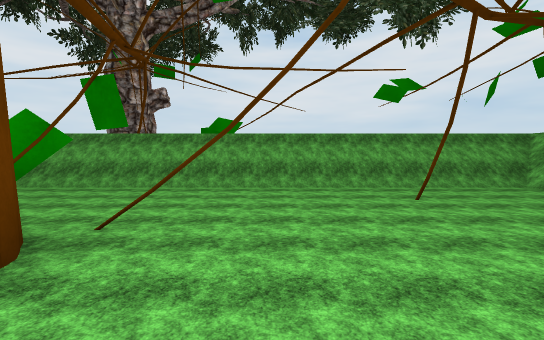
view 1 (above)

14 first-person views from a walk through a Unity game level. The camera is 1.5 m above the floor, tilts 4° down and sees 90° across. The floor is counted in squares, 2.22 m on a side. Each view is taken from the middle of a square. On the plan, view 1 faces up. The plan holds only what a view shows up to about 9 squares ahead; the rest is blank. The place goes on beyond the plan. The player is left out. Some animated figures are not drawn. Some surface patterns are stand-ins.

view 2
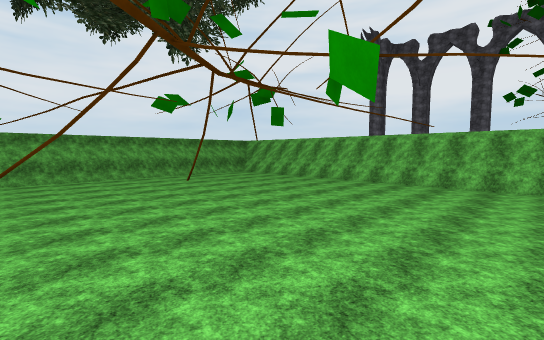

view 3
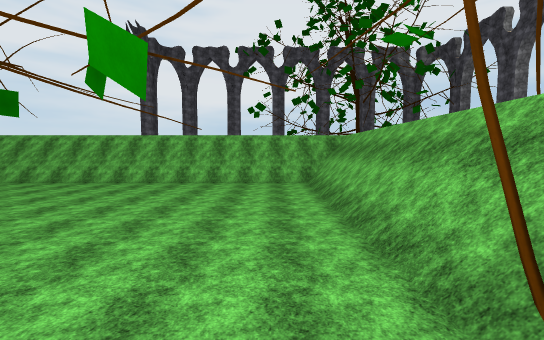

view 4
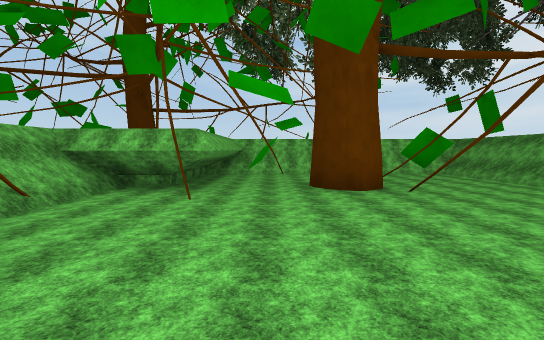

view 5
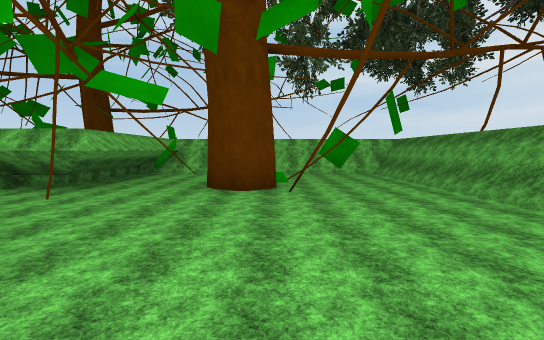

view 6
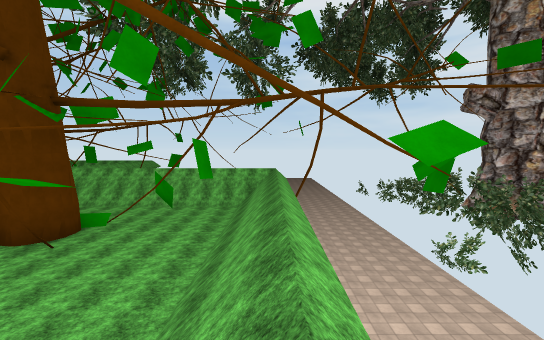

view 7
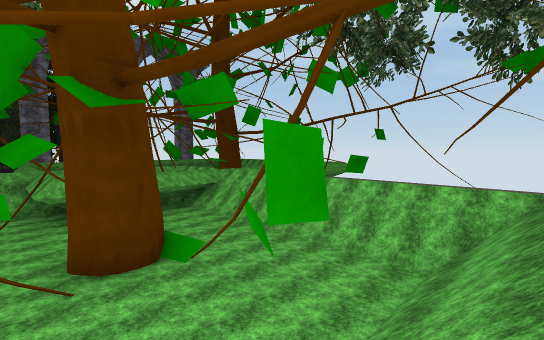

view 8
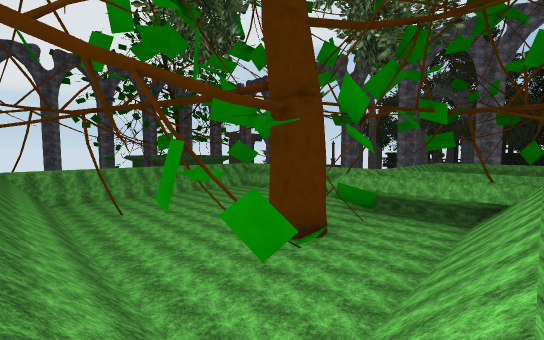

view 9
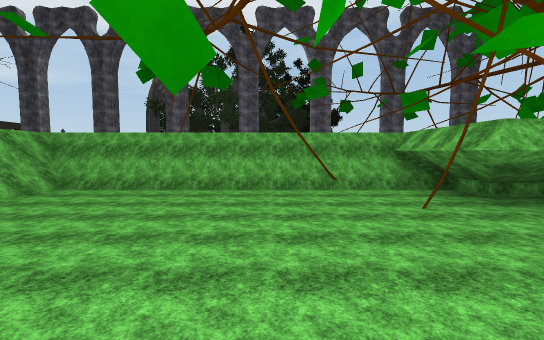

view 10
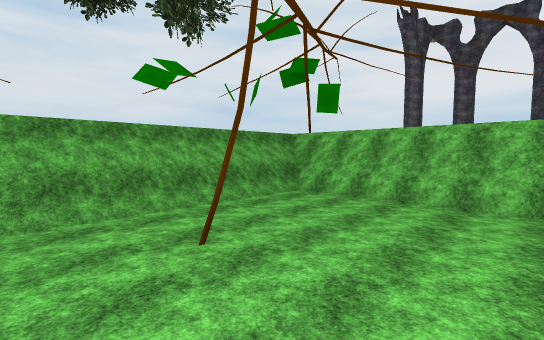

view 11
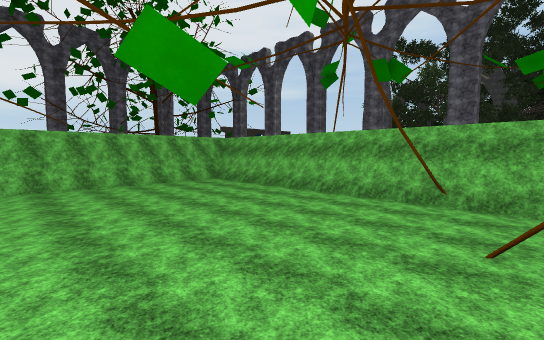

view 12
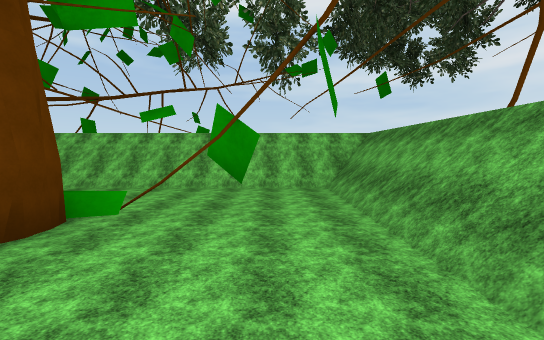

view 13
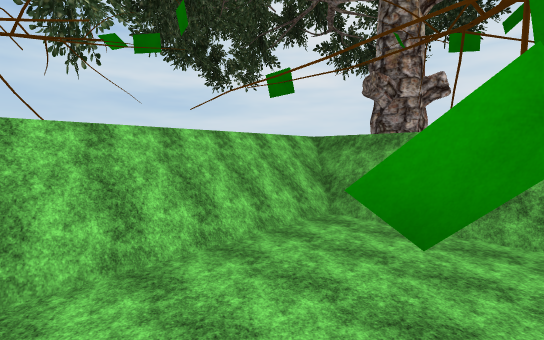

view 14
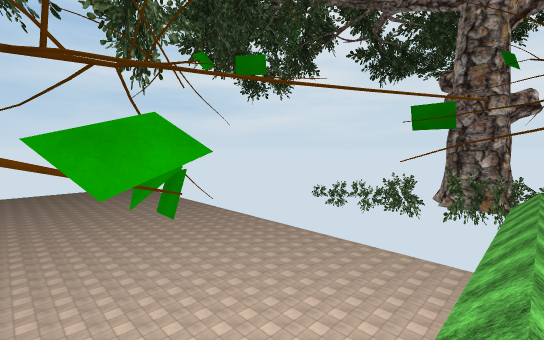

### Floor plan
Key: @ floor where view 1 was taken; # wall or solid block; x gap in a wall; . floor; / step, stairs or slope; = window, fence, low wall or low ledge; v drop or lower ground.
Columns run from 9 left of view 1 to 8 right of it. Each row starts with its distance up from view 1.
  9 vv vv=v##v=
  8 v=  vvvv##
  7 v=    v == =    ==
  6 v  ////////////v
  5  =  ///////////
  4  =  /......#../
  3  =  /.#.#...../x
  2 v   /./##...../x
  1 ##  /.##....../
  0  # //.#..@..../
 -1    /////#...../x
 -2    =   =....../x
 -3        //#//////
 -4       /=// ////v

Positions as (right, up) in squares from view 1, and headings:
1: (0, 0), facing up
2: (-1, -2), facing up-right
3: (-1, -2), facing right
4: (3, 0), facing left
5: (3, 2), facing left
6: (3, 6), facing left
7: (-1, 6), facing down-left
8: (-6, 6), facing down-right
9: (1, 2), facing down
10: (1, 2), facing up-right
11: (-1, 1), facing down-right
12: (0, 4), facing left
13: (-3, 2), facing up-left
14: (-6, 0), facing up-left
